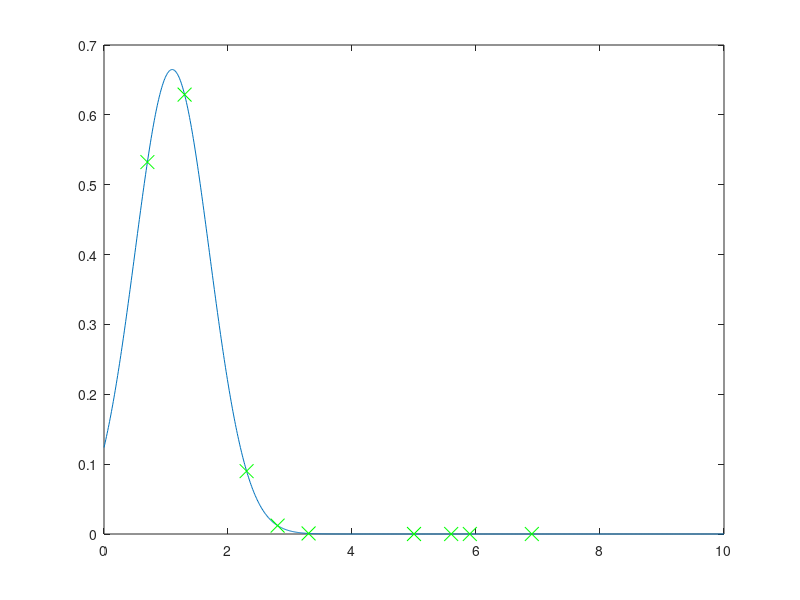
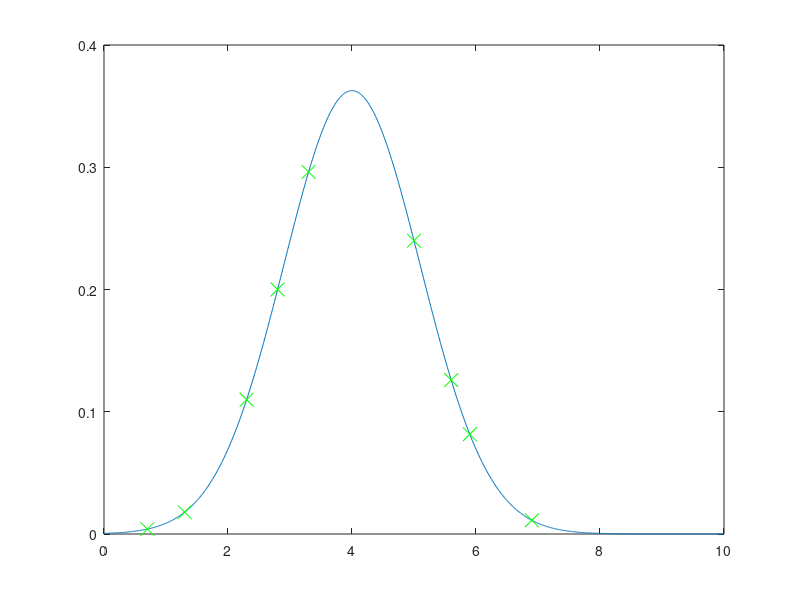
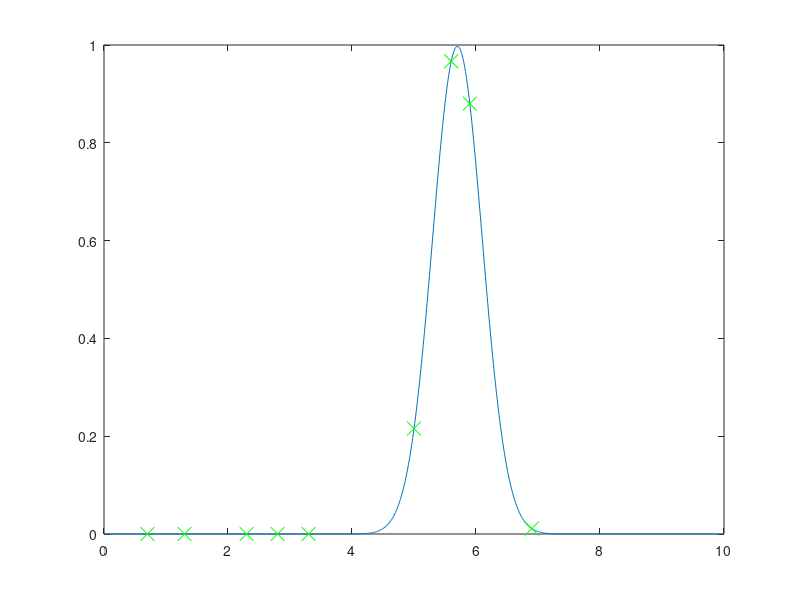

Reproduce these figures in MATLAB, in order. (Note: this script raises an error after producing the figures.)

A_matrix = [0,0.92,0.08,0,0;
            0,0.83,0.12,0.05,0;
            0,0,0.87,0.07,0.06;
            0,0,0.11,0.85,0.04;
            0,0,0,0,0];

[~,width] = size(A_matrix);
number_of_states = width-2;

means = [1.1,4.0,5.7];
variances = [0.36,1.21,0.16];

observations = [0.7,1.3,2.3,5.0,5.6,6.9,5.9,2.8,3.3];
tot_time = length(observations);

range = 0:0.01:10;
pdfs = zeros(number_of_states,length(range));

output_p_d = zeros(number_of_states,tot_time);

for i = 1:number_of_states
    
    pd = makedist('Normal', 'mu', means(i), 'sigma', sqrt(variances(i)));
    
    prob_dist_func = pdf(pd,range);
    pdfs(i,:) = prob_dist_func;
    
    name = strcat('b', num2str(i));
    
    figure('Name', name);
    plot(range, prob_dist_func);
    
    hold on 
    for time = 1:length(observations)
       
        iterator = observations(time)/0.01 + 1;
        probability_value = prob_dist_func(round(iterator));
        output_p_d(i,time) = probability_value;
        
        disp(strcat('b',num2str(i),'(o',num2str(time),') = '));
        disp(probability_value);
        
        plot(observations(time),probability_value,'Marker','x','MarkerSize',10,'Color','g');   
    end
    hold off
    
    disp('******    ******    ******    ******    ******    ******    ******');
end

forward_prob = forward_procedure(observations,A_matrix,pdfs);
disp('Forward Procedure: ');
disp(forward_prob);

backward_prob = backward_procedure(observations,A_matrix,pdfs);
disp('Backwards Procedure: ');
disp(backward_prob);

disp('******    ******    ******    ******    ******    ******    ******');

[path_probability,optimal_path,mcl] = viterbi(observations,A_matrix,pdfs);
disp('Optimal Path: ');
disp(optimal_path);
disp('Path Probability ');
disp(path_probability);

disp('Maximum Cumulative Likelihood: ')
for i = 1:length(mcl)
    disp(mcl(i));
end

disp('******    ******    ******    ******    ******    ******    ******');

occupation_likelihoods = get_occupation_likelihood(observations,A_matrix,pdfs);

for time = 1:tot_time
    time_message = strcat('Time = ', num2str(time));
    disp(time_message);
    
    for state = 1:number_of_states
        state_message = strcat('Probability for state ', num2str(state));
        disp(state_message);
        
        disp(occupation_likelihoods(state,time));
        
    end
end

disp('******    ******    ******    ******    ******    ******    ******');

disp(state_alignment(observations,A_matrix,pdfs,optimal_path));




